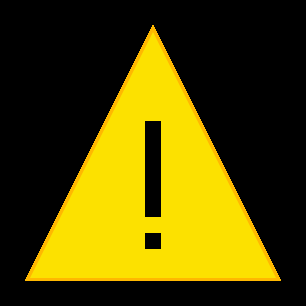
%> input picture lesson3/SecurityAndMaintenance_Alert.png, 306 x 306 px
$ octave quiz_remove_noise.m   (GNU Octave 9; MATLAB toolbox functions it lacks are replaced by stand-ins)
%> lines starting %> are read from the running program, lines starting %| are printed output that depends on the picture
%% Load an image
img = imread('SecurityAndMaintenance_Alert.png');
%> img is the input picture: size 306x306x3 uint8; mean R, G, B 84.1, 73.8, 0
imshow(img);

%% Add some noise
noise_sigma = 25;
noise = randn(size(img)) .* noise_sigma;
noise_img  = img + noise;
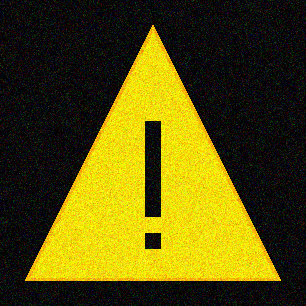
%> noise_img: size 306x306x3 uint8; mean R, G, B 87.8, 80, 9.9
imshow(noise_img);

%% Create a Gaussian filter
filter_size = 11;
filter_sigma = 2;
pkg load image;
filter = fspecial('gaussian', filter_size, filter_sigma);

%% Apply the filter
smoothed = imfilter(noise_img, filter);
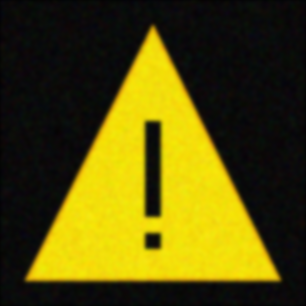
%> smoothed: size 306x306x3 uint8; mean R, G, B 87.7, 79.9, 9.8
imshow(smoothed);
